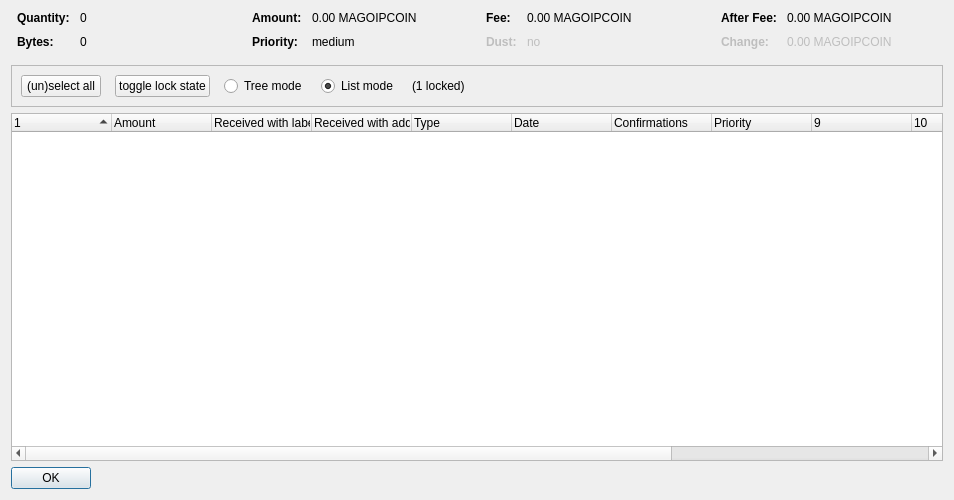
<?xml version="1.0" encoding="UTF-8"?>
<ui version="4.0">
 <class>CoinControlDialog</class>
 <widget class="QDialog" name="CoinControlDialog">
  <property name="geometry">
   <rect>
    <x>0</x>
    <y>0</y>
    <width>954</width>
    <height>500</height>
   </rect>
  </property>
  <property name="windowTitle">
   <string>Coin Selection</string>
  </property>
  <layout class="QVBoxLayout" name="verticalLayout">
   <item>
    <layout class="QHBoxLayout" name="horizontalLayoutTop" stretch="0,0,0,0">
     <property name="topMargin">
      <number>0</number>
     </property>
     <property name="bottomMargin">
      <number>10</number>
     </property>
     <item>
      <layout class="QFormLayout" name="formLayoutCoinControl1">
       <property name="horizontalSpacing">
        <number>10</number>
       </property>
       <property name="verticalSpacing">
        <number>10</number>
       </property>
       <property name="leftMargin">
        <number>6</number>
       </property>
       <property name="rightMargin">
        <number>6</number>
       </property>
       <item row="0" column="0">
        <widget class="QLabel" name="labelCoinControlQuantityText">
         <property name="font">
          <font>
           <weight>75</weight>
           <bold>true</bold>
          </font>
         </property>
         <property name="text">
          <string>Quantity:</string>
         </property>
        </widget>
       </item>
       <item row="0" column="1">
        <widget class="QLabel" name="labelCoinControlQuantity">
         <property name="cursor">
          <cursorShape>IBeamCursor</cursorShape>
         </property>
         <property name="contextMenuPolicy">
          <enum>Qt::ActionsContextMenu</enum>
         </property>
         <property name="text">
          <string notr="true">0</string>
         </property>
         <property name="textInteractionFlags">
          <set>Qt::LinksAccessibleByMouse|Qt::TextSelectableByKeyboard|Qt::TextSelectableByMouse</set>
         </property>
        </widget>
       </item>
       <item row="1" column="0">
        <widget class="QLabel" name="labelCoinControlBytesText">
         <property name="font">
          <font>
           <weight>75</weight>
           <bold>true</bold>
          </font>
         </property>
         <property name="text">
          <string>Bytes:</string>
         </property>
        </widget>
       </item>
       <item row="1" column="1">
        <widget class="QLabel" name="labelCoinControlBytes">
         <property name="cursor">
          <cursorShape>IBeamCursor</cursorShape>
         </property>
         <property name="contextMenuPolicy">
          <enum>Qt::ActionsContextMenu</enum>
         </property>
         <property name="text">
          <string notr="true">0</string>
         </property>
         <property name="textInteractionFlags">
          <set>Qt::LinksAccessibleByMouse|Qt::TextSelectableByKeyboard|Qt::TextSelectableByMouse</set>
         </property>
        </widget>
       </item>
      </layout>
     </item>
     <item>
      <layout class="QFormLayout" name="formLayoutCoinControl2">
       <property name="horizontalSpacing">
        <number>10</number>
       </property>
       <property name="verticalSpacing">
        <number>10</number>
       </property>
       <property name="leftMargin">
        <number>6</number>
       </property>
       <property name="rightMargin">
        <number>6</number>
       </property>
       <item row="0" column="0">
        <widget class="QLabel" name="labelCoinControlAmountText">
         <property name="font">
          <font>
           <weight>75</weight>
           <bold>true</bold>
          </font>
         </property>
         <property name="text">
          <string>Amount:</string>
         </property>
        </widget>
       </item>
       <item row="0" column="1">
        <widget class="QLabel" name="labelCoinControlAmount">
         <property name="cursor">
          <cursorShape>IBeamCursor</cursorShape>
         </property>
         <property name="contextMenuPolicy">
          <enum>Qt::ActionsContextMenu</enum>
         </property>
         <property name="text">
          <string notr="true">0.00 MAGOIPCOIN</string>
         </property>
         <property name="textInteractionFlags">
          <set>Qt::LinksAccessibleByMouse|Qt::TextSelectableByKeyboard|Qt::TextSelectableByMouse</set>
         </property>
        </widget>
       </item>
       <item row="1" column="0">
        <widget class="QLabel" name="labelCoinControlPriorityText">
         <property name="font">
          <font>
           <weight>75</weight>
           <bold>true</bold>
          </font>
         </property>
         <property name="text">
          <string>Priority:</string>
         </property>
        </widget>
       </item>
       <item row="1" column="1">
        <widget class="QLabel" name="labelCoinControlPriority">
         <property name="cursor">
          <cursorShape>IBeamCursor</cursorShape>
         </property>
         <property name="contextMenuPolicy">
          <enum>Qt::ActionsContextMenu</enum>
         </property>
         <property name="text">
          <string>medium</string>
         </property>
         <property name="textInteractionFlags">
          <set>Qt::LinksAccessibleByMouse|Qt::TextSelectableByKeyboard|Qt::TextSelectableByMouse</set>
         </property>
        </widget>
       </item>
      </layout>
     </item>
     <item>
      <layout class="QFormLayout" name="formLayoutCoinControl3">
       <property name="horizontalSpacing">
        <number>10</number>
       </property>
       <property name="verticalSpacing">
        <number>10</number>
       </property>
       <property name="leftMargin">
        <number>6</number>
       </property>
       <property name="rightMargin">
        <number>6</number>
       </property>
       <item row="0" column="0">
        <widget class="QLabel" name="labelCoinControlFeeText">
         <property name="font">
          <font>
           <weight>75</weight>
           <bold>true</bold>
          </font>
         </property>
         <property name="text">
          <string>Fee:</string>
         </property>
        </widget>
       </item>
       <item row="0" column="1">
        <widget class="QLabel" name="labelCoinControlFee">
         <property name="cursor">
          <cursorShape>IBeamCursor</cursorShape>
         </property>
         <property name="contextMenuPolicy">
          <enum>Qt::ActionsContextMenu</enum>
         </property>
         <property name="text">
          <string notr="true">0.00 MAGOIPCOIN</string>
         </property>
         <property name="textInteractionFlags">
          <set>Qt::LinksAccessibleByMouse|Qt::TextSelectableByKeyboard|Qt::TextSelectableByMouse</set>
         </property>
        </widget>
       </item>
       <item row="1" column="0">
        <widget class="QLabel" name="labelCoinControlLowOutputText">
         <property name="enabled">
          <bool>false</bool>
         </property>
         <property name="font">
          <font>
           <weight>75</weight>
           <bold>true</bold>
          </font>
         </property>
         <property name="text">
          <string>Dust:</string>
         </property>
        </widget>
       </item>
       <item row="1" column="1">
        <widget class="QLabel" name="labelCoinControlLowOutput">
         <property name="enabled">
          <bool>false</bool>
         </property>
         <property name="cursor">
          <cursorShape>IBeamCursor</cursorShape>
         </property>
         <property name="contextMenuPolicy">
          <enum>Qt::ActionsContextMenu</enum>
         </property>
         <property name="text">
          <string>no</string>
         </property>
         <property name="textInteractionFlags">
          <set>Qt::LinksAccessibleByMouse|Qt::TextSelectableByKeyboard|Qt::TextSelectableByMouse</set>
         </property>
        </widget>
       </item>
      </layout>
     </item>
     <item>
      <layout class="QFormLayout" name="formLayoutCoinControl4">
       <property name="horizontalSpacing">
        <number>10</number>
       </property>
       <property name="verticalSpacing">
        <number>10</number>
       </property>
       <property name="leftMargin">
        <number>6</number>
       </property>
       <property name="rightMargin">
        <number>6</number>
       </property>
       <item row="0" column="0">
        <widget class="QLabel" name="labelCoinControlAfterFeeText">
         <property name="font">
          <font>
           <weight>75</weight>
           <bold>true</bold>
          </font>
         </property>
         <property name="text">
          <string>After Fee:</string>
         </property>
        </widget>
       </item>
       <item row="0" column="1">
        <widget class="QLabel" name="labelCoinControlAfterFee">
         <property name="cursor">
          <cursorShape>IBeamCursor</cursorShape>
         </property>
         <property name="contextMenuPolicy">
          <enum>Qt::ActionsContextMenu</enum>
         </property>
         <property name="text">
          <string notr="true">0.00 MAGOIPCOIN</string>
         </property>
         <property name="textInteractionFlags">
          <set>Qt::LinksAccessibleByMouse|Qt::TextSelectableByKeyboard|Qt::TextSelectableByMouse</set>
         </property>
        </widget>
       </item>
       <item row="1" column="0">
        <widget class="QLabel" name="labelCoinControlChangeText">
         <property name="enabled">
          <bool>false</bool>
         </property>
         <property name="font">
          <font>
           <weight>75</weight>
           <bold>true</bold>
          </font>
         </property>
         <property name="text">
          <string>Change:</string>
         </property>
        </widget>
       </item>
       <item row="1" column="1">
        <widget class="QLabel" name="labelCoinControlChange">
         <property name="enabled">
          <bool>false</bool>
         </property>
         <property name="cursor">
          <cursorShape>IBeamCursor</cursorShape>
         </property>
         <property name="contextMenuPolicy">
          <enum>Qt::ActionsContextMenu</enum>
         </property>
         <property name="text">
          <string notr="true">0.00 MAGOIPCOIN</string>
         </property>
         <property name="textInteractionFlags">
          <set>Qt::LinksAccessibleByMouse|Qt::TextSelectableByKeyboard|Qt::TextSelectableByMouse</set>
         </property>
        </widget>
       </item>
      </layout>
     </item>
    </layout>
   </item>
   <item>
    <widget class="QFrame" name="frame">
     <property name="minimumSize">
      <size>
       <width>0</width>
       <height>40</height>
      </size>
     </property>
     <property name="frameShape">
      <enum>QFrame::StyledPanel</enum>
     </property>
     <property name="frameShadow">
      <enum>QFrame::Sunken</enum>
     </property>
     <layout class="QHBoxLayout" name="horizontalLayout">
      <item>
       <layout class="QHBoxLayout" name="horizontalLayoutPanel" stretch="0,0,0,0,0,0">
        <property name="spacing">
         <number>14</number>
        </property>
        <item>
         <widget class="QPushButton" name="pushButtonSelectAll">
          <property name="sizePolicy">
           <sizepolicy hsizetype="Maximum" vsizetype="Fixed">
            <horstretch>0</horstretch>
            <verstretch>0</verstretch>
           </sizepolicy>
          </property>
          <property name="text">
           <string>(un)select all</string>
          </property>
          <property name="autoDefault">
           <bool>false</bool>
          </property>
         </widget>
        </item>
        <item>
         <widget class="QPushButton" name="pushButtonToggleLock">
          <property name="sizePolicy">
           <sizepolicy hsizetype="Maximum" vsizetype="Fixed">
            <horstretch>0</horstretch>
            <verstretch>0</verstretch>
           </sizepolicy>
          </property>
          <property name="text">
           <string>toggle lock state</string>
          </property>
          <property name="autoDefault">
           <bool>false</bool>
          </property>
         </widget>
        </item>
        <item>
         <widget class="QRadioButton" name="radioTreeMode">
          <property name="sizePolicy">
           <sizepolicy hsizetype="Maximum" vsizetype="Fixed">
            <horstretch>0</horstretch>
            <verstretch>0</verstretch>
           </sizepolicy>
          </property>
          <property name="text">
           <string>Tree mode</string>
          </property>
         </widget>
        </item>
        <item>
         <widget class="QRadioButton" name="radioListMode">
          <property name="sizePolicy">
           <sizepolicy hsizetype="Maximum" vsizetype="Fixed">
            <horstretch>0</horstretch>
            <verstretch>0</verstretch>
           </sizepolicy>
          </property>
          <property name="text">
           <string>List mode</string>
          </property>
          <property name="checked">
           <bool>true</bool>
          </property>
         </widget>
        </item>
        <item>
         <widget class="QLabel" name="labelLocked">
          <property name="text">
           <string>(1 locked)</string>
          </property>
         </widget>
        </item>
        <item>
         <spacer name="horizontalSpacer">
          <property name="orientation">
           <enum>Qt::Horizontal</enum>
          </property>
          <property name="sizeHint" stdset="0">
           <size>
            <width>40</width>
            <height>20</height>
           </size>
          </property>
         </spacer>
        </item>
       </layout>
      </item>
     </layout>
    </widget>
   </item>
   <item>
    <widget class="CoinControlTreeWidget" name="treeWidget">
     <property name="contextMenuPolicy">
      <enum>Qt::CustomContextMenu</enum>
     </property>
     <property name="sortingEnabled">
      <bool>false</bool>
     </property>
     <property name="columnCount">
      <number>13</number>
     </property>
     <attribute name="headerShowSortIndicator" stdset="0">
      <bool>true</bool>
     </attribute>
     <attribute name="headerStretchLastSection">
      <bool>false</bool>
     </attribute>
     <column>
      <property name="text">
       <string/>
      </property>
     </column>
     <column>
      <property name="text">
       <string>Amount</string>
      </property>
     </column>
     <column>
      <property name="text">
       <string>Received with label</string>
      </property>
     </column>
     <column>
      <property name="text">
       <string>Received with address</string>
      </property>
     </column>
     <column>
      <property name="text">
	<string>Type</string>
      </property>
     </column>
     <column>
      <property name="text">	 
       <string>Date</string>
      </property>
     </column>
     <column>
      <property name="text">
       <string>Confirmations</string>
      </property>
      <property name="toolTip">
       <string>Confirmed</string>
      </property>
     </column>
     <column>
      <property name="text">
       <string>Priority</string>
      </property>
     </column>
     <column>
      <property name="text">
       <string/>
      </property>
     </column>
     <column>
      <property name="text">
       <string/>
      </property>
     </column>
     <column>
      <property name="text">
       <string/>
      </property>
     </column>
     <column>
      <property name="text">
       <string/>
      </property>
     </column>
     <column>
      <property name="text">
       <string/>
      </property>
     </column>
    </widget>
   </item>
   <item>
    <widget class="QDialogButtonBox" name="buttonBox">
     <property name="sizePolicy">
      <sizepolicy hsizetype="Maximum" vsizetype="Fixed">
       <horstretch>0</horstretch>
       <verstretch>0</verstretch>
      </sizepolicy>
     </property>
     <property name="orientation">
      <enum>Qt::Horizontal</enum>
     </property>
     <property name="standardButtons">
      <set>QDialogButtonBox::Ok</set>
     </property>
    </widget>
   </item>
  </layout>
 </widget>
 <customwidgets>
  <customwidget>
   <class>CoinControlTreeWidget</class>
   <extends>QTreeWidget</extends>
   <header>coincontroltreewidget.h</header>
  </customwidget>
 </customwidgets>
 <resources/>
 <connections/>
</ui>
